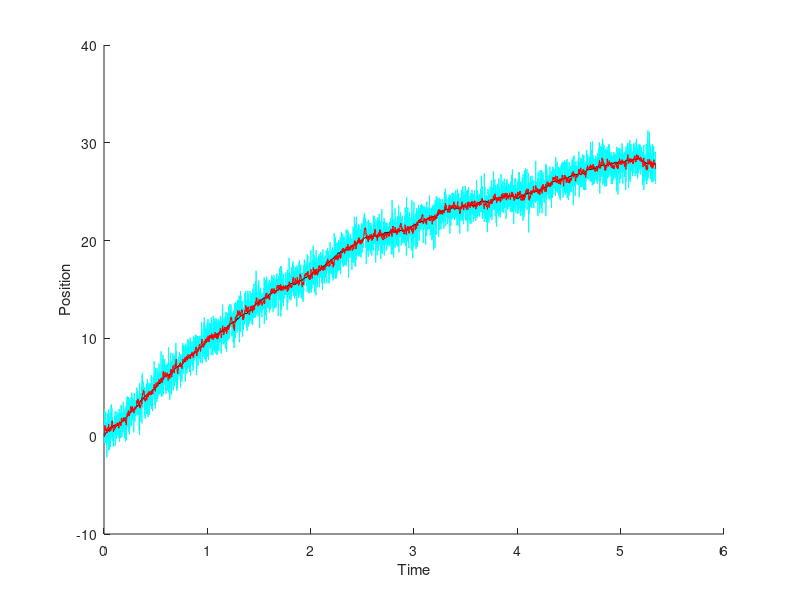

This chart was generated by the following MATLAB code:
% Process noise covariance matrix. Represents system noisiness
varQ = 0.02;
Q = [varQ 0; 0 varQ];

% Measurement noise covariance matrix. Represents measurement noisiness
varR = 1;
R = [varR 0; 0 varR];

% Start time and time step
t = 0;
dt = 0.001;

% Real, estimated, and modeled <position, vecocity> state vectors
x = [0; 10];
xHat = [0; 10];
xModel = [0; 10];

% State update matrix
F = [1 dt; 0 1];

% Control input matrix
B = [dt^2/2; dt];

% Measurement-state transformation
H = [1 0; 0 1];

% Error covariance matrix
P = [1 0; 0 1];

% Data lists
times = [];
states = [];
measurements = [];
outputs = [];
model = [];

% Loop until car comes to a complete stop (velocity = 0)
while x(2) > 0
    % State update
    t = t + dt;
    u = -2; % Braking force applied at this time step

    x = F*x + B*u + normrnd(0, diag(Q));
    times = [times t];
    states = [states x];
    
    % Update model (ideal system with no noise)
    xModel = F*xModel + B*u;
    model = [model xModel];
    
    % Predict
    xHat = F*xHat + B*u;
    P = F*P*F.' + Q;
    
    % Kalman gain
    K = P*H.'*inv(H*P*H.' + R);
    
    % Measurement
    z = H * x + normrnd(0, diag(R));
    measurements = [measurements z];
    
    % Update
    xHat = xHat + K*(z - H*xHat);
    P = (eye(2) - K*H)*P;
    
    outputs = [outputs xHat];
end

hold on;

% Position
plot(times, measurements(1,:), 'cyan');
% plot(times, model(1,:), 'b');
plot(times, states(1,:), 'black');
plot(times, outputs(1,:), 'r');


% Velocity
% plot(times, measurements(2,:), 'y');
% plot(times, outputs(2,:), 'r');
% plot(times, model(2,:), 'b');
% plot(times, states(2,:), 'black');

xlabel('Time');
ylabel('Position')
%legend('Measurement','Model', 'Reality', 'Kalman Output')
